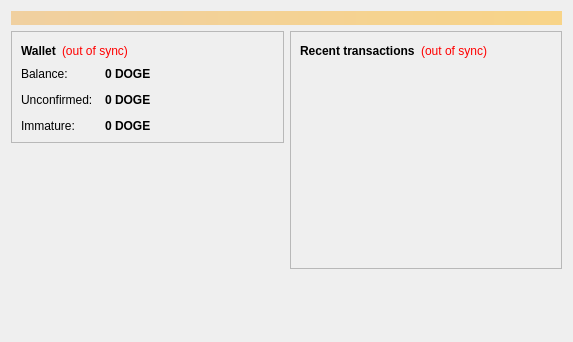
<?xml version="1.0" encoding="UTF-8"?>
<ui version="4.0">
 <class>OverviewPage</class>
 <widget class="QWidget" name="OverviewPage">
  <property name="geometry">
   <rect>
    <x>0</x>
    <y>0</y>
    <width>573</width>
    <height>342</height>
   </rect>
  </property>
  <property name="windowTitle">
   <string>Form</string>
  </property>
  <layout class="QVBoxLayout" name="topLayout">
   <item>
    <widget class="QLabel" name="labelAlerts">
     <property name="visible">
      <bool>false</bool>
     </property>
     <property name="styleSheet">
      <string notr="true">background-color: qlineargradient(x1: 0, y1: 0, x2: 1, y2: 0, stop:0 #F0D0A0, stop:1 #F8D488); color:#000000;</string>
     </property>
     <property name="wordWrap">
      <bool>true</bool>
     </property>
     <property name="margin">
      <number>3</number>
     </property>
    </widget>
   </item>
   <item>
    <layout class="QHBoxLayout" name="horizontalLayout" stretch="1,1">
     <item>
      <layout class="QVBoxLayout" name="verticalLayout_2">
       <item>
        <widget class="QFrame" name="frame">
         <property name="frameShape">
          <enum>QFrame::StyledPanel</enum>
         </property>
         <property name="frameShadow">
          <enum>QFrame::Raised</enum>
         </property>
         <layout class="QVBoxLayout" name="verticalLayout_4">
          <item>
           <layout class="QHBoxLayout" name="horizontalLayout_4">
            <item>
             <widget class="QLabel" name="label_5">
              <property name="font">
               <font>
                <weight>75</weight>
                <bold>true</bold>
               </font>
              </property>
              <property name="text">
               <string>Wallet</string>
              </property>
             </widget>
            </item>
            <item>
             <widget class="QLabel" name="labelWalletStatus">
              <property name="toolTip">
               <string>The displayed information may be out of date. Your wallet automatically synchronizes with the testcoin network after a connection is established, but this process has not completed yet.</string>
              </property>
              <property name="styleSheet">
               <string notr="true">QLabel { color: red; }</string>
              </property>
              <property name="text">
               <string notr="true">(out of sync)</string>
              </property>
              <property name="alignment">
               <set>Qt::AlignLeading|Qt::AlignLeft|Qt::AlignVCenter</set>
              </property>
             </widget>
            </item>
            <item>
             <spacer name="horizontalSpacer_2">
              <property name="orientation">
               <enum>Qt::Horizontal</enum>
              </property>
              <property name="sizeHint" stdset="0">
               <size>
                <width>40</width>
                <height>20</height>
               </size>
              </property>
             </spacer>
            </item>
           </layout>
          </item>
          <item>
           <layout class="QFormLayout" name="formLayout_2">
            <property name="fieldGrowthPolicy">
             <enum>QFormLayout::AllNonFixedFieldsGrow</enum>
            </property>
            <property name="horizontalSpacing">
             <number>12</number>
            </property>
            <property name="verticalSpacing">
             <number>12</number>
            </property>
            <item row="0" column="0">
             <widget class="QLabel" name="label">
              <property name="text">
               <string>Balance:</string>
              </property>
             </widget>
            </item>
            <item row="0" column="1">
             <widget class="QLabel" name="labelBalance">
              <property name="font">
               <font>
                <weight>75</weight>
                <bold>true</bold>
               </font>
              </property>
              <property name="cursor">
               <cursorShape>IBeamCursor</cursorShape>
              </property>
              <property name="toolTip">
               <string>Your current balance</string>
              </property>
              <property name="text">
               <string notr="true">0 DOGE</string>
              </property>
              <property name="textInteractionFlags">
               <set>Qt::LinksAccessibleByMouse|Qt::TextSelectableByKeyboard|Qt::TextSelectableByMouse</set>
              </property>
             </widget>
            </item>
            <item row="1" column="0">
             <widget class="QLabel" name="label_3">
              <property name="text">
               <string>Unconfirmed:</string>
              </property>
             </widget>
            </item>
            <item row="1" column="1">
             <widget class="QLabel" name="labelUnconfirmed">
              <property name="font">
               <font>
                <weight>75</weight>
                <bold>true</bold>
               </font>
              </property>
              <property name="cursor">
               <cursorShape>IBeamCursor</cursorShape>
              </property>
              <property name="toolTip">
               <string>Total of transactions that have yet to be confirmed, and do not yet count toward the current balance</string>
              </property>
              <property name="text">
               <string notr="true">0 DOGE</string>
              </property>
              <property name="textInteractionFlags">
               <set>Qt::LinksAccessibleByMouse|Qt::TextSelectableByKeyboard|Qt::TextSelectableByMouse</set>
              </property>
             </widget>
            </item>
            <item row="2" column="0">
             <widget class="QLabel" name="labelImmatureText">
              <property name="text">
               <string>Immature:</string>
              </property>
             </widget>
            </item>
            <item row="2" column="1">
             <widget class="QLabel" name="labelImmature">
              <property name="font">
               <font>
                <weight>75</weight>
                <bold>true</bold>
               </font>
              </property>
              <property name="toolTip">
               <string>Mined balance that has not yet matured</string>
              </property>
              <property name="text">
               <string notr="true">0 DOGE</string>
              </property>
              <property name="textInteractionFlags">
               <set>Qt::LinksAccessibleByMouse|Qt::TextSelectableByKeyboard|Qt::TextSelectableByMouse</set>
              </property>
             </widget>
            </item>
           </layout>
          </item>
         </layout>
        </widget>
       </item>
       <item>
        <spacer name="verticalSpacer">
         <property name="orientation">
          <enum>Qt::Vertical</enum>
         </property>
         <property name="sizeHint" stdset="0">
          <size>
           <width>20</width>
           <height>40</height>
          </size>
         </property>
        </spacer>
       </item>
        <item>
         <widget class="QLabel" name="label_wallet_bgcoin">
          <property name="text">
           <string/>
          </property>
          <property name="pixmap">
           <pixmap resource="../bitcoin.qrc">:/images/wallet_bgcoin</pixmap>
          </property>
          <property name="scaledContents">
           <bool>false</bool>
          </property>
          <property name="alignment">
           <set>Qt::AlignCenter</set>
          </property>
          <property name="margin">
           <number>-2</number>
          </property>
         </widget>
        </item>
        <item>
         <widget class="QLabel" name="label_6">
          <property name="text">
           <string/>
          </property>
         </widget>
        </item>
      </layout>
     </item>
     <item>
      <layout class="QVBoxLayout" name="verticalLayout_3">
       <item>
        <widget class="QFrame" name="frame_2">
         <property name="frameShape">
          <enum>QFrame::StyledPanel</enum>
         </property>
         <property name="frameShadow">
          <enum>QFrame::Raised</enum>
         </property>
         <layout class="QVBoxLayout" name="verticalLayout">
          <item>
           <layout class="QHBoxLayout" name="horizontalLayout_2">
            <item>
             <widget class="QLabel" name="label_4">
              <property name="text">
               <string>&lt;b&gt;Recent transactions&lt;/b&gt;</string>
              </property>
             </widget>
            </item>
            <item>
             <widget class="QLabel" name="labelTransactionsStatus">
              <property name="toolTip">
               <string>The displayed information may be out of date. Your wallet automatically synchronizes with the testcoin network after a connection is established, but this process has not completed yet.</string>
              </property>
              <property name="styleSheet">
               <string notr="true">QLabel { color: red; }</string>
              </property>
              <property name="text">
               <string notr="true">(out of sync)</string>
              </property>
              <property name="alignment">
               <set>Qt::AlignRight|Qt::AlignTrailing|Qt::AlignVCenter</set>
              </property>
             </widget>
            </item>
            <item>
             <spacer name="horizontalSpacer">
              <property name="orientation">
               <enum>Qt::Horizontal</enum>
              </property>
              <property name="sizeHint" stdset="0">
               <size>
                <width>40</width>
                <height>20</height>
               </size>
              </property>
             </spacer>
            </item>
           </layout>
          </item>
          <item>
           <widget class="QListView" name="listTransactions">
            <property name="styleSheet">
             <string notr="true">QListView { background: transparent; }</string>
            </property>
            <property name="frameShape">
             <enum>QFrame::NoFrame</enum>
            </property>
            <property name="verticalScrollBarPolicy">
             <enum>Qt::ScrollBarAlwaysOff</enum>
            </property>
            <property name="horizontalScrollBarPolicy">
             <enum>Qt::ScrollBarAlwaysOff</enum>
            </property>
            <property name="selectionMode">
             <enum>QAbstractItemView::NoSelection</enum>
            </property>
           </widget>
          </item>
         </layout>
        </widget>
       </item>
       <item>
        <spacer name="verticalSpacer_2">
         <property name="orientation">
          <enum>Qt::Vertical</enum>
         </property>
         <property name="sizeHint" stdset="0">
          <size>
           <width>20</width>
           <height>40</height>
          </size>
         </property>
        </spacer>
       </item>
      </layout>
     </item>
    </layout>
   </item>
  </layout>
 </widget>
 <resources/>
 <connections/>
</ui>
